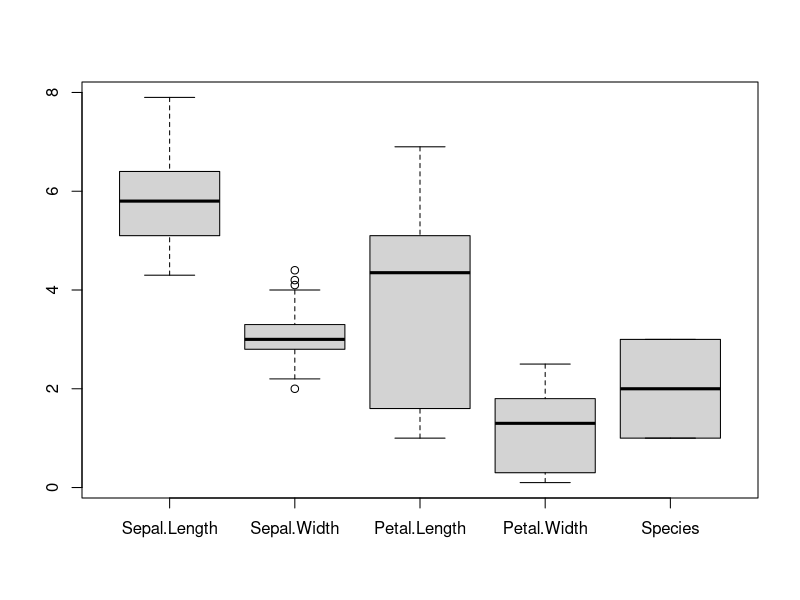
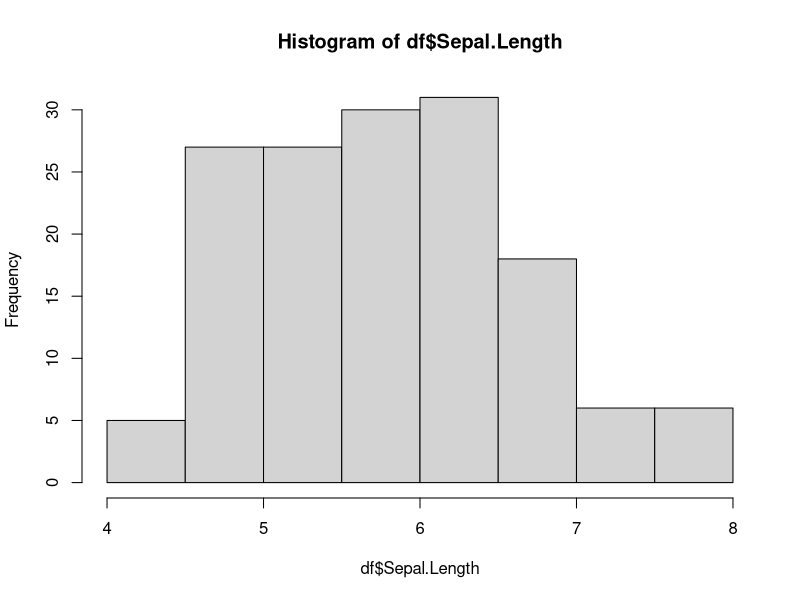
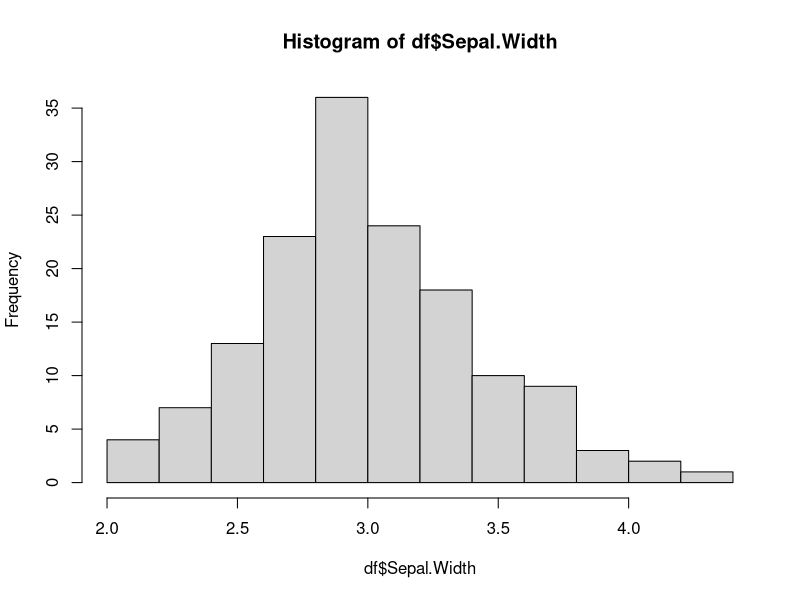
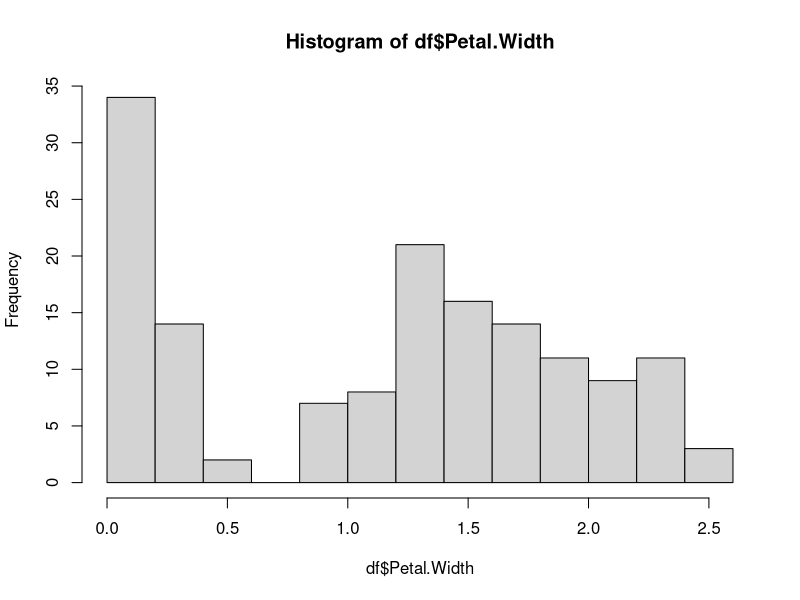
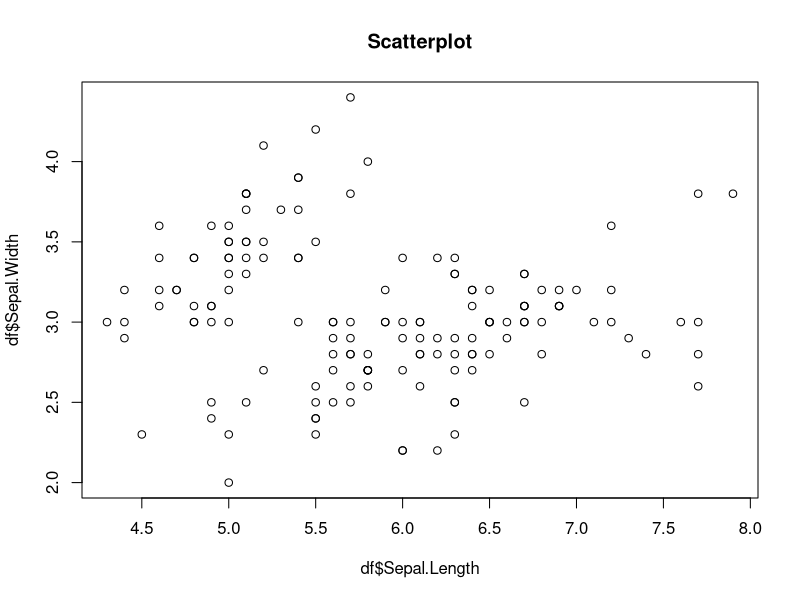
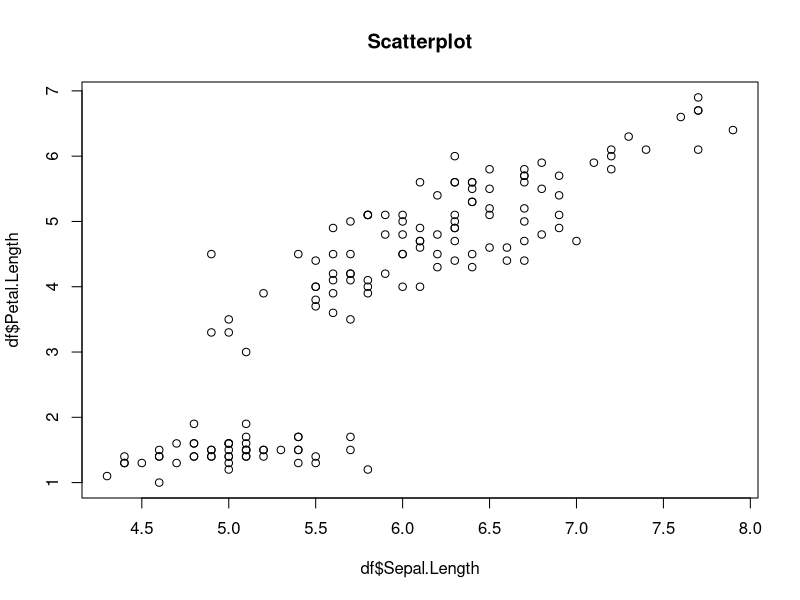
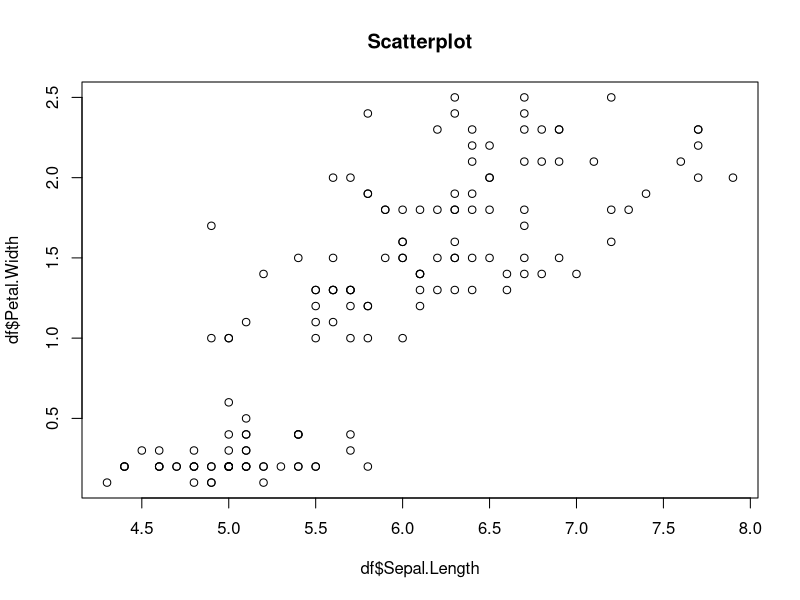
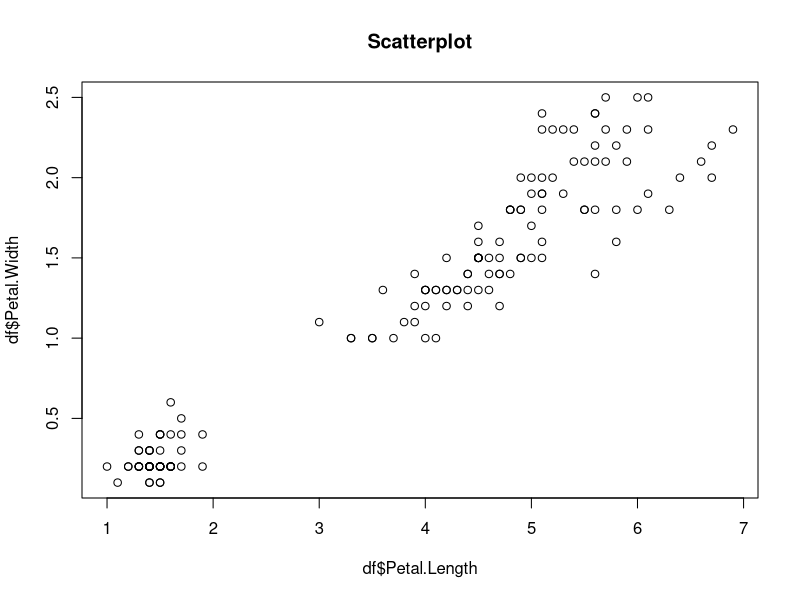

Generate these figures, in order, with R:
# Análise Exploratória de Dados 

# Obs: Caso tenha problemas com a acentuação, consulte este link:
# https://support.rstudio.com/hc/en-us/articles/200532197-Character-Encoding

# Configurando o diretório de trabalho
# Coloque entre aspas o diretório de trabalho que você está usando no seu computador
# Não use diretórios com espaço no nome
setwd("C:/Users/neo2g/OneDrive/Documentos/Github Repos/Data-Science-Academy")
getwd()


# Carregando o pacote readr
library(readr)

# Carregando o dataset
df <- data.frame(iris)

# Resumo dos dados
View(df)
str(df)

# Medidas de Tendência Central
summary(df)
summary(df[c('Sepal.Length', 'Petal.Width')])
summary(df$Species)


##### Análise Exploratória de Dados Para Variáveis Numéricas ##### 

# Usando as funções
mean(df$Sepal.Length)
median(df$Sepal.Length)
quantile(df$Sepal.Length)

# Plot

# Boxplot
# Leitura de Baixo para Cima - Q1, Q2 (Mediana) e Q3
boxplot(df)

# Histograma
# Indicam a frequência de valores dentro de cada bin (classe de valores)
hist(df$Sepal.Length)
hist(df$Sepal.Width)
hist(df$Petal.Width)



# Scatterplot Preço x Km
# Usando o preço como variável dependente (y)
plot(
  df$Sepal.Length
  ,df$Sepal.Width
  ,main = "Scatterplot"
  )

plot(
  df$Sepal.Length
  ,df$Petal.Length
  ,main = "Scatterplot"
  )

plot(
  df$Sepal.Length
  ,df$Petal.Width
  ,main = "Scatterplot"
)

plot(
  df$Petal.Length
  ,df$Petal.Width
  ,main="Scatterplot"
)


# Medidas de Dispersão
# Ao interpretar a variância, números maiores indicam que 
# os dados estão espalhados mais amplamente em torno da 
# média. O desvio padrão indica, em média, a quantidade 
# de cada valor diferente da média.
var(df$Sepal.Length)
sd(df$Sepal.Length)



##### Análise Exploratória de Dados Para Variáveis Categóricas ##### 

# Criando tabelas de contingência - representam uma única variável categórica
# Lista as categorias das variáveis nominais
?table
str(df)
table(df$Species)


# Calculando a proporção de cada categoria
model_table <- table(df$Species)
prop.table(model_table)

# Arrendondando os valores
model_table <- table(df$Species)
model_table <- prop.table(model_table) * 100
round(model_table, digits = 0)

